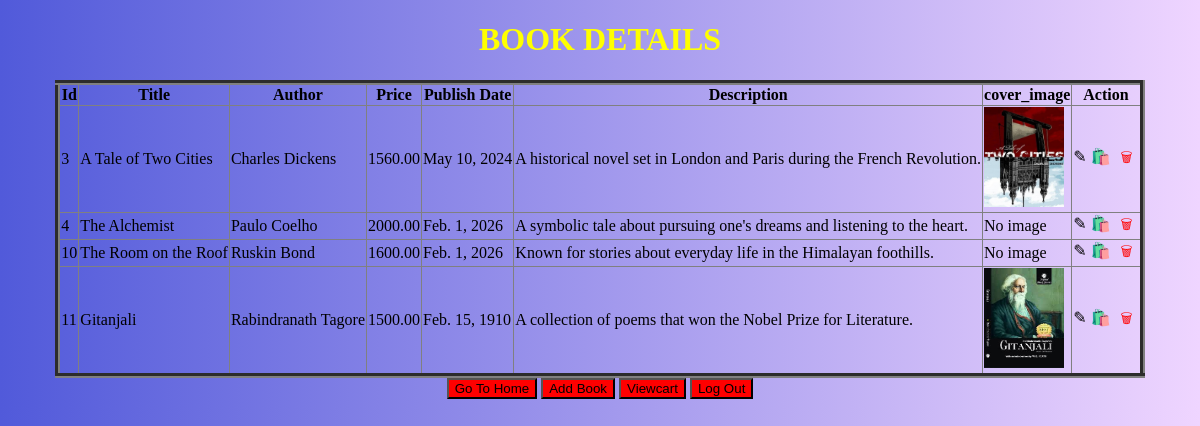
/viewbook/ (signed in), run on the app's committed database.
### myapp/models.py (models this page shows, shortened)
class Book(models.Model):
    title=models.CharField(max_length=100)
    author=models.CharField(max_length=100)
    price=models.DecimalField(max_digits=6 ,decimal_places=2)
    pub_date=models.DateField()
    description=models.TextField()
    cover_image=models.ImageField(upload_to='book-covers/', null=True,blank=True)

### myapp/views.py (the view)
# urls.py: path("viewbook/",views.view_book, name="viewbook"),
@login_required
def view_book(request):
    data=Book.objects.all()
    return render(request,"viewbook.html",{'a':data})

### myapp/templates/viewbook.html (shortened to what this page needs)
<!DOCTYPE html>
<html lang="en">
<head>
</head>
<body>
    <center>
        <h1 style="color: yellow;">BOOK DETAILS</h1>
        <table border="5">
            <tr>
                <th>Id</th>
                <th>Title</th>
                <th>Author</th>
                <th>Price</th>
                <th>Publish Date</th>
                <th>Description</th>
                <th>cover_image</th>
                <th>Action</th>
            </tr>
            {% for i in a %}
            <tr>
                <td>{{i.id}}</td>
                <td>{{i.title}}</td>
                <td>{{i.author}}</td>
                <td>{{i.price}}</td>
                <td>{{i.pub_date}}</td>
                <td>{{i.description}}</td>
                <td>
                    {% if i.cover_image %}
                    <img src="{{i.cover_image.url}}" width="80px" height="100px">
                    {% else %}
                    No image
                    {% endif %}
                </td>
                <td><a href="{% url 'updatebook' i.id %}">✎</a>
                <a href="{% url 'addcart' i.id %}">🛍️</a>
                <form action="{% url 'deletebook' i.id %}" method="POST" style="display: inline;"
                onsubmit="return confirm('Are you sure you want to delete this book?');">
                <button type="submit" style="background:none; border:none; color:red;">
                🗑 </button>
                </form>
            </td>
            </tr>
            {% endfor %}
        </table>
        <button><a href="{% url 'home' %}">Go To Home</a></button>
        <button><a href="{% url 'addbook' %}">Add Book</a></button>
        <button><a href="{% url 'viewcart' %}">Viewcart</a></button>
        <button><a href="{% url 'logout' %}">Log Out</a></button>
    </center>
</body>
</html>

### myapp/templates/viewbook.html (style rules this page uses)
body { background: linear-gradient(90deg, #515ada 0%,#efd5ff 100%); }
table { border-collapse: collapse; }
button { background-color: red; }
button a { text-decoration: none; color: black; }
a { text-decoration: none; color: black; }

### data on the page
Book: id "3", title "A Tale of Two Cities", author "Charles Dickens", price "1560.00", pub_date "May 10, 2024", description "A historical novel set in London and Paris during the French Revolution.", cover_image (picture)
Book: id "4", title "The Alchemist", author "Paulo Coelho", price "2000.00", pub_date "Feb. 1, 2026", description "A symbolic tale about pursuing one's dreams and listening to the heart.", shows "No image"
Book: id "10", title "The Room on the Roof", author "Ruskin Bond", price "1600.00", pub_date "Feb. 1, 2026", description "Known for stories about everyday life in the Himalayan foothills.", shows "No image"
Book: id "11", title "Gitanjali", author "Rabindranath Tagore", price "1500.00", pub_date "Feb. 15, 1910", description "A collection of poems that won the Nobel Prize for Literature.", cover_image (picture)
